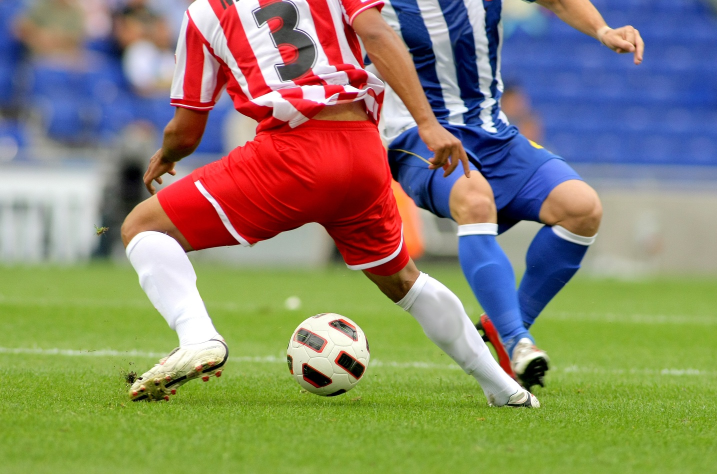
#> input picture ImageProcessing/soccer.jpg, 1434 x 948 px, found by its file name (shown at 1/2 size)
$ python '이진영상_히스토그램.py'
#> lines starting #> are read from the running program, lines starting #| are printed output that depends on the picture; after the words box and inside, x2 and y2 are one past the last pixel; in counts of white or black regions, pixels touching at a corner belong together
# 이진화에 대한 수식
# b(j,i) ={
#             1, f(j,i)>=T
#             0, f(j,i)<T
#         }
'''이때 T는 Threshhold 임계값이고 보통 히스토그램의 계곡 근처를 임계값으로 결정하여 쏠림현상을 누그러뜨린다.'''
import cv2 as cv
import matplotlib.pyplot as plt

img=cv.imread("ImageProcessing\soccer.jpg")
#> img is the input picture: shape (948, 1434, 3); mean B, G, R 107.2, 133.3, 136.9
h=cv.calcHist([img],[2],None,[256],[0,256]) # BGR 채널 중 R채널의 히스토그램을 구함 (빈도수)
#> h = 256 values, max 21092 at index 255, min 1162 at index 15, mean 5310.3
plt.plot(h,color='r',linewidth=1)
plt.show()
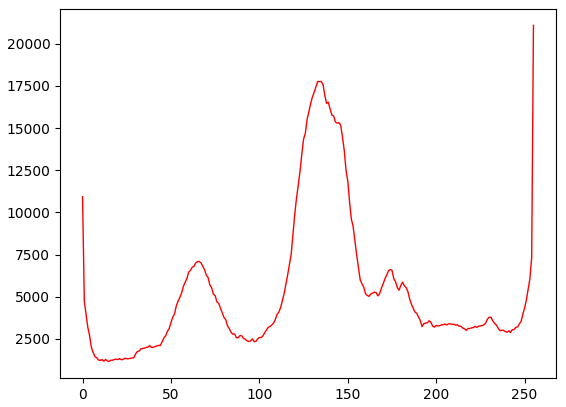
#> figure drawn by matplotlib, 1 panel; curve peaks at x = 255, y = 21092

# 히스토그램을 보면 계곡이 두군데 나온다. 100과 150 어디를 중점으로 해서 T를 설정해야하는가??

# 어디를 설정해야 T를 잘 정한 것인지 알 수 없기 때문에, 오츄 알고리즘이 탄생함.
T=100
bin_img=img[:,:,2] # R channel
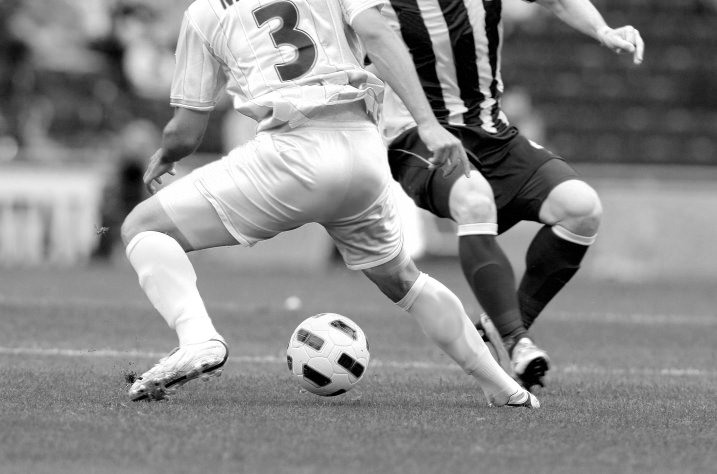
#> bin_img: shape (948, 1434) (shown at 1/2 size); min 0, max 255, mean 136.9
print(bin_img)
#> (printed output is left out)

print(bin_img.shape)
#| (948, 1434)
for col in range(0,948):
    for row in range(0,1434):
        if bin_img[col][row] >= T:
            bin_img[col][row]=1
        else:
            bin_img[col][row]=0
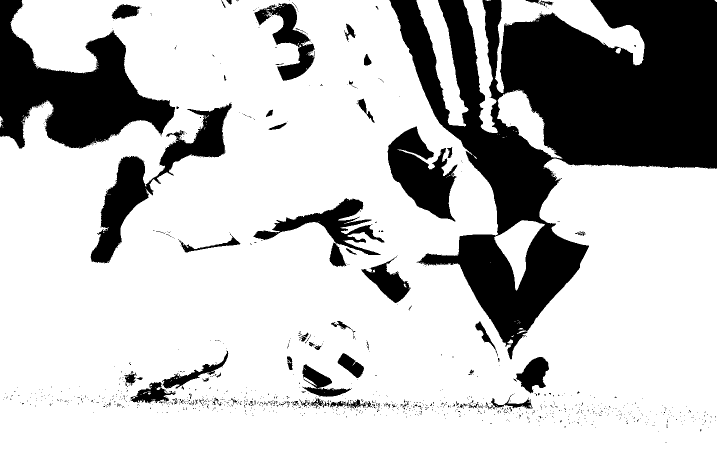
#> bin_img: shape (948, 1434) (shown at 1/2 size); values 0 (black) and 1 (white), 76.2% white; 1141 black regions (1072 under 20 px), largest, box (x1, y1, x2, y2) and area: (779, 0, 1434, 719) 202361, (0, 0, 350, 298) 48335, (181, 205, 464, 527) 19297
print(bin_img)
#> (printed output is left out)
plt.imshow(bin_img)
plt.show()
